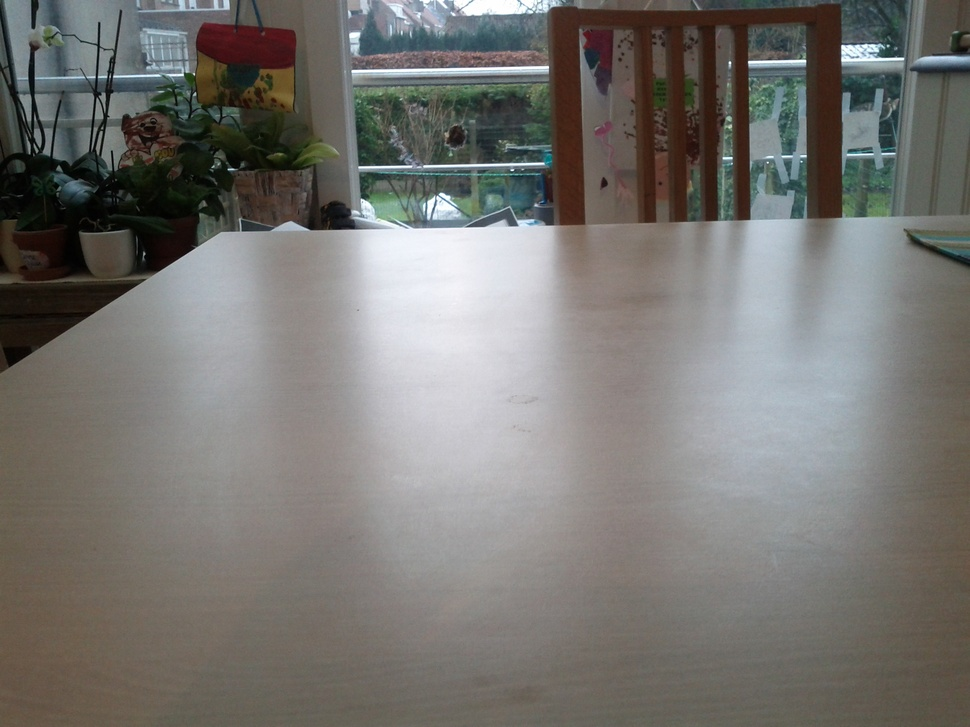
//> input picture books/Learning_OpenCV/Chapter05/exercises/coffee_cup1.jpg, 970 x 727 px, shrunk from 2560 x 1920 before the run
$ ./exercise5-12 coffee_cup1.jpg   (built with g++ and OpenCV 4)
//> lines starting //> are read from the running program, lines starting //| are printed output that depends on the picture; after the words box and inside, x2 and y2 are one past the last pixel; in counts of white or black regions, pixels touching at a corner belong together
/**
 * Exercise 5-12:
 */

#include "cv.h"
#include "highgui.h"

const int threshold_type[5] = {
    CV_THRESH_BINARY,
    CV_THRESH_BINARY_INV,
    CV_THRESH_TRUNC,
    CV_THRESH_TOZERO_INV,
    CV_THRESH_TOZERO
};

const char* threshold_type_names[5] = {
    "Threshold Binary",
    "Threshold Binary, Inverted",
    "Truncate",
    "Threshold to Zero, Inverted",
    "Threshold to Zero",
};

void show_image(IplImage* img, const char* title)
{
    cvNamedWindow(title);
    cvShowImage(title, img);
    cvWaitKey(0);
    cvReleaseImage( &img );
    cvDestroyWindow(title);
}

void do_threshold(IplImage* src)
{
    for (int i = 0; i < 5; ++i) {

        IplImage* dst = cvCreateImage( cvGetSize(src), src->depth, src->nChannels );

        cvThreshold(
            src,
            dst,
            128,
            255,
            threshold_type[i]
        );

        char title[50];
        sprintf(title, "Normal threshold, %s", threshold_type_names[i]);
        show_image(dst, title);

    }
}

void do_adaptive_threshold(IplImage* src, double param1)
{
    for (int i = 0; i < 2; ++i) {

        IplImage* dst = cvCreateImage( cvGetSize(src), src->depth, src->nChannels );

        cvAdaptiveThreshold(
            src,
            dst,
            255,                        // max_val
            CV_ADAPTIVE_THRESH_MEAN_C,  // adaptive method
            threshold_type[i],          // threshold type
            3,                          // block size
            param1                      // a certain constant
        );

        char title[50];
        sprintf(title, "Adaptive threshold, %s, %f", threshold_type_names[i], param1);
        show_image(dst, title);

    }
}


int main( int argc, char** argv ) {

    // The cvThreshold() function handles only 8-bit or floating-point
    // grayscale source images. The destination image must either match the source
    // image or be an 8-bit image.
    IplImage* src = cvLoadImage( argv[1], CV_LOAD_IMAGE_GRAYSCALE );
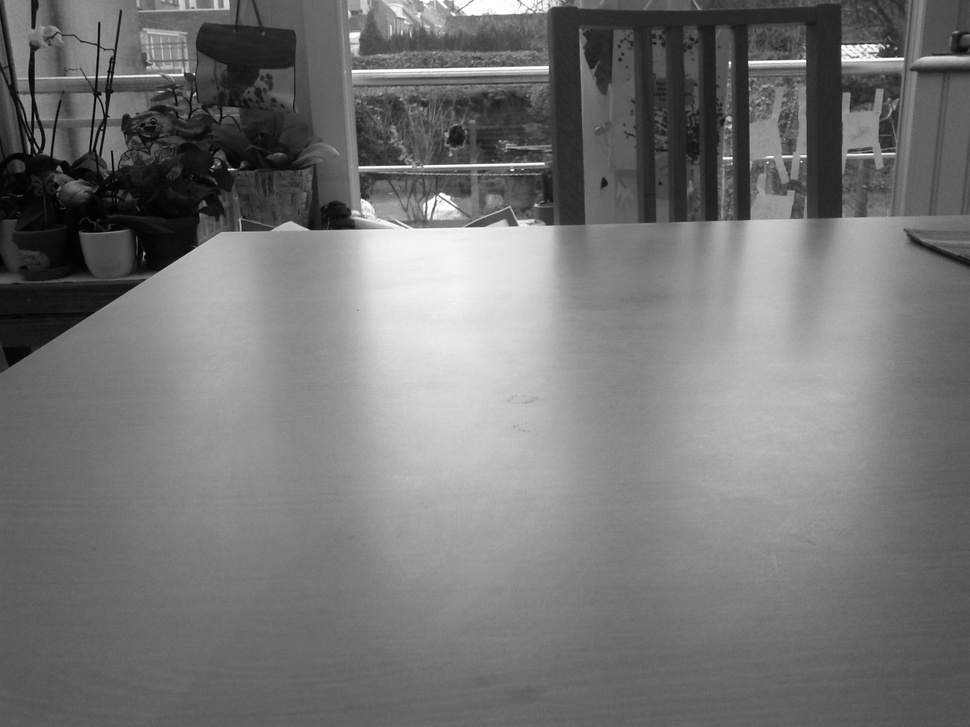
//> src: 727 rows x 970 cols, CV_8UC1; min 0, max 255, mean 116.9
    cvNamedWindow("Original image");
    cvShowImage("Original image", src);

    do_threshold(src);
//> the loop in do_threshold, `for (int i = 0; i < 5; ++i)` made 5 passes
//> pass 1, in do_threshold, `cvThreshold( src, dst, 128, 255, threshold_type[i] );`:
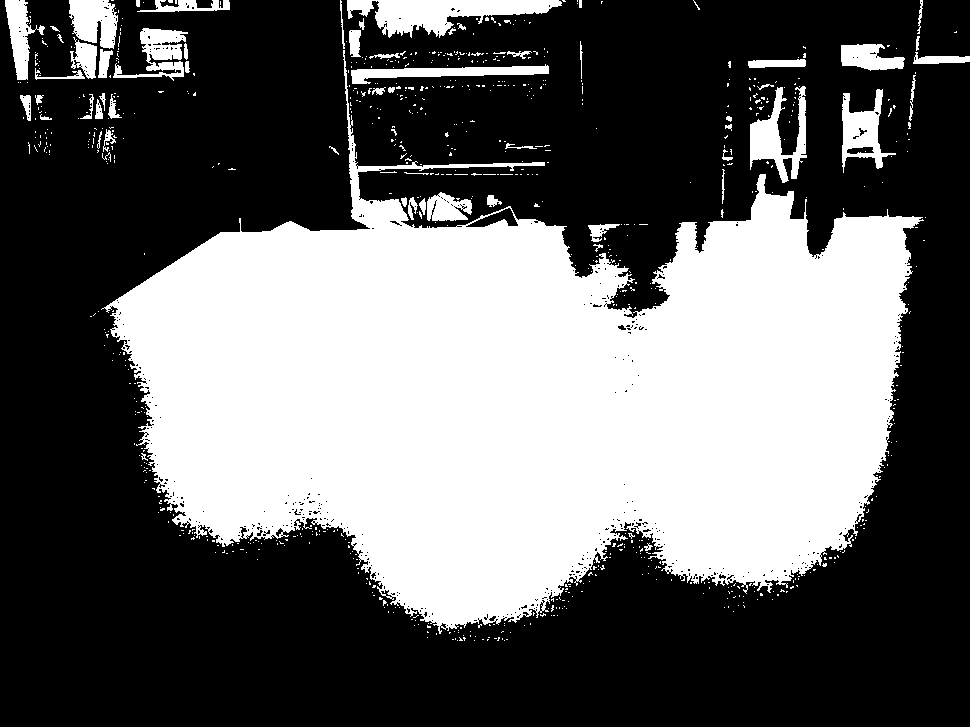
//> dst: 727 rows x 970 cols, CV_8UC1; 39% white; 807 white regions (745 under 20 px), largest, box (x1, y1, x2, y2) and area: (101, 50, 924, 634) 250049, (347, 0, 562, 38) 4222, (750, 86, 807, 183) 2359
//> pass 3, in do_threshold, `cvThreshold( src, dst, 128, 255, threshold_type[i] );`:
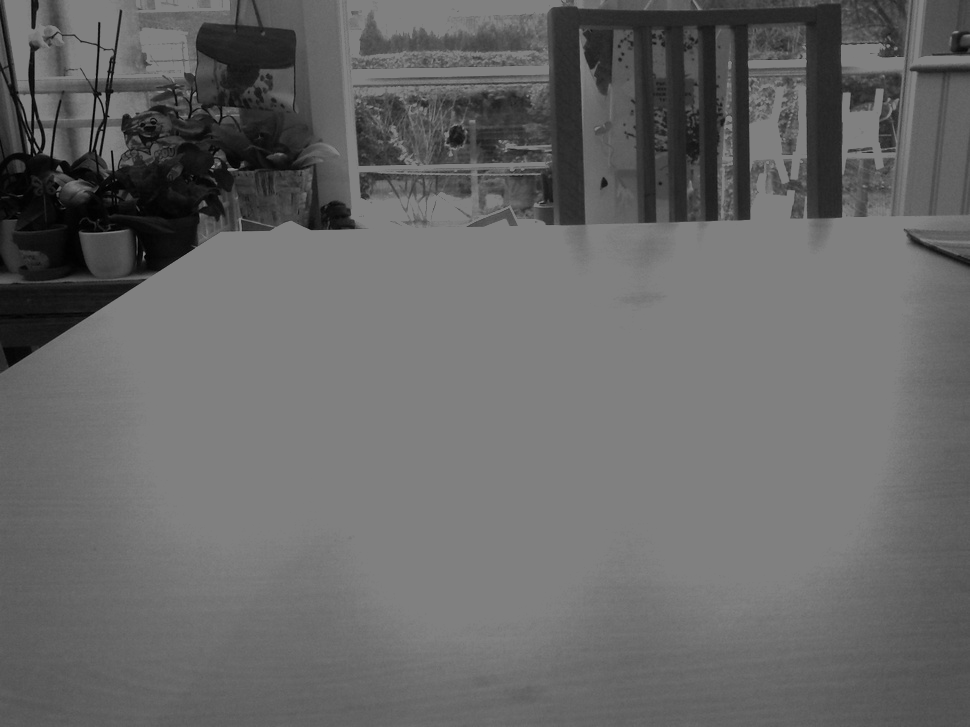
//> dst: 727 rows x 970 cols, CV_8UC1; min 0, max 128, mean 103
    do_adaptive_threshold(src,  5);
//> the loop in do_adaptive_threshold, `for (int i = 0; i < 2; ++i)` made 2 passes
//> pass 1, in do_adaptive_threshold, `cvAdaptiveThreshold( src, dst, 255, CV_ADAPTIVE_THRESH_MEAN_C, thresho..`:
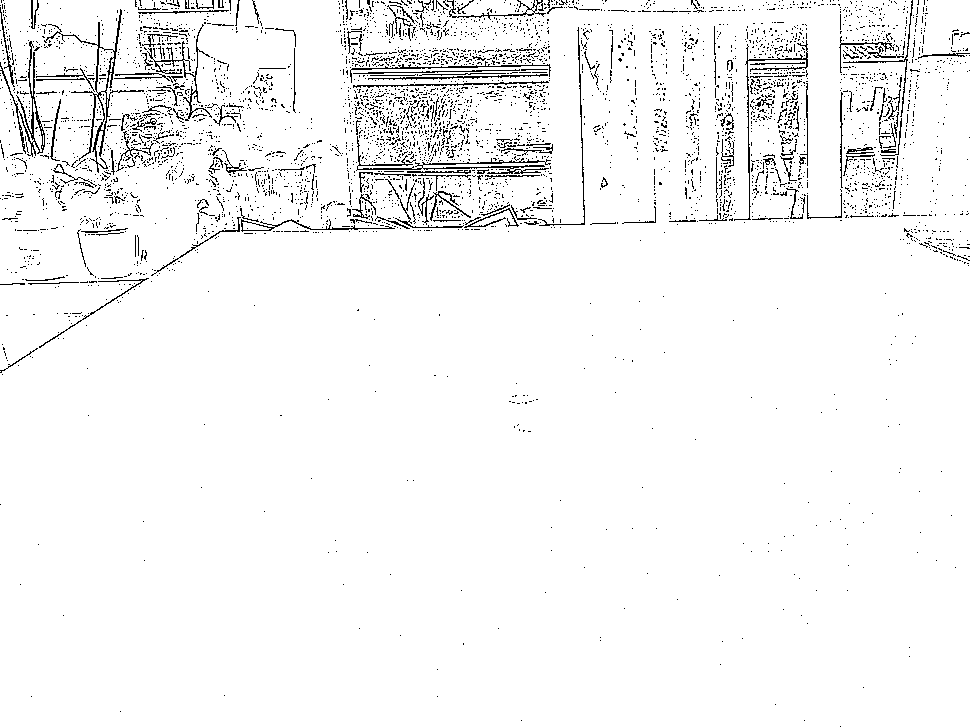
//> dst: 727 rows x 970 cols, CV_8UC1; 96% white; black in thin lines or dots
    do_adaptive_threshold(src,  0);
//> the loop in do_adaptive_threshold (call 2), `for (int i = 0; i < 2; ++i)` made 2 passes
//> pass 1, in do_adaptive_threshold (call 2), `cvAdaptiveThreshold( src, dst, 255, CV_ADAPTIVE_THRESH_MEAN_C, thresho..`:
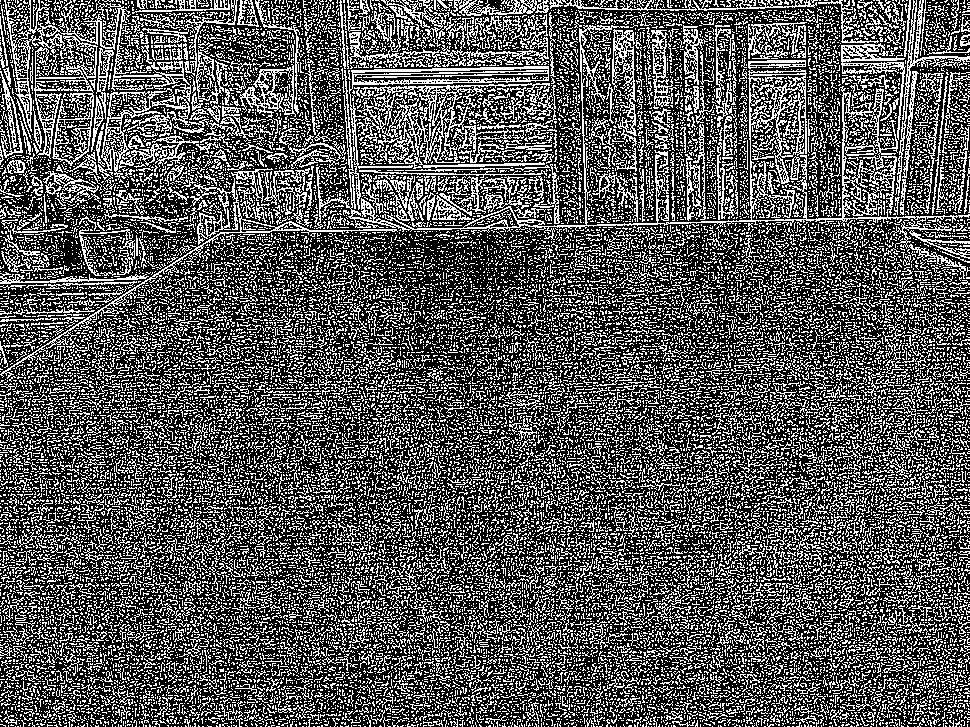
//> dst: 727 rows x 970 cols, CV_8UC1; 33.6% white in thin lines or dots
    do_adaptive_threshold(src, -5);
//> the loop in do_adaptive_threshold (call 3), `for (int i = 0; i < 2; ++i)` made 2 passes
//> pass 1, in do_adaptive_threshold (call 3), `cvAdaptiveThreshold( src, dst, 255, CV_ADAPTIVE_THRESH_MEAN_C, thresho..`:
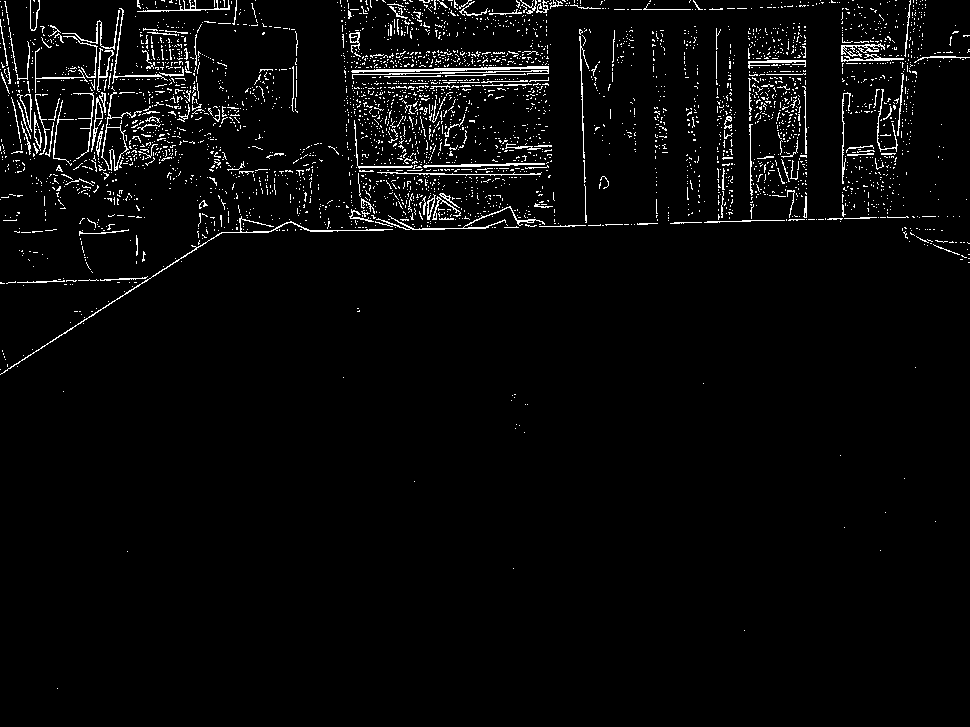
//> dst: 727 rows x 970 cols, CV_8UC1; 3.2% white in thin lines or dots

    cvReleaseImage( &src );
    cvDestroyWindow("Original image");

    return 0;

}

$ run again, on books/Learning_OpenCV/Chapter05/exercises/exercise5-04a.jpg
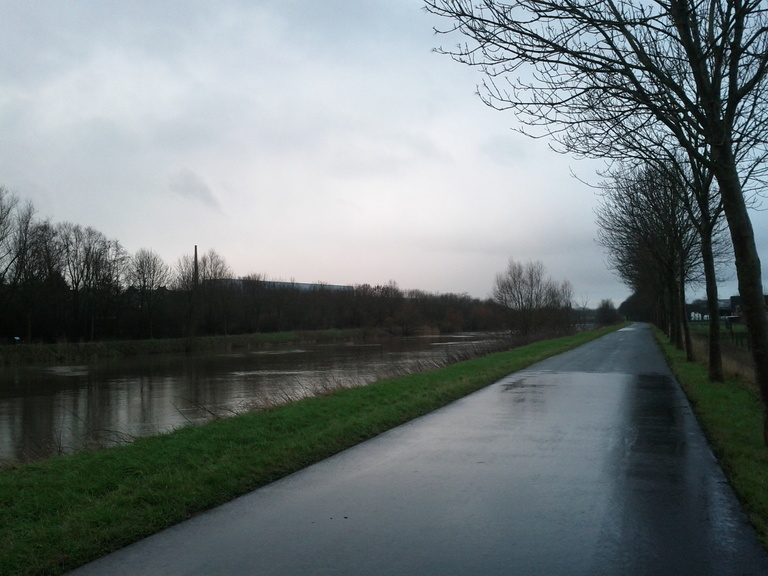
//> input picture books/Learning_OpenCV/Chapter05/exercises/exercise5-04a.jpg, 768 x 576 px
//> the loop in do_threshold, `for (int i = 0; i < 5; ++i)` made 5 passes
//> pass 1, in do_threshold, `cvThreshold( src, dst, 128, 255, threshold_type[i] );`:
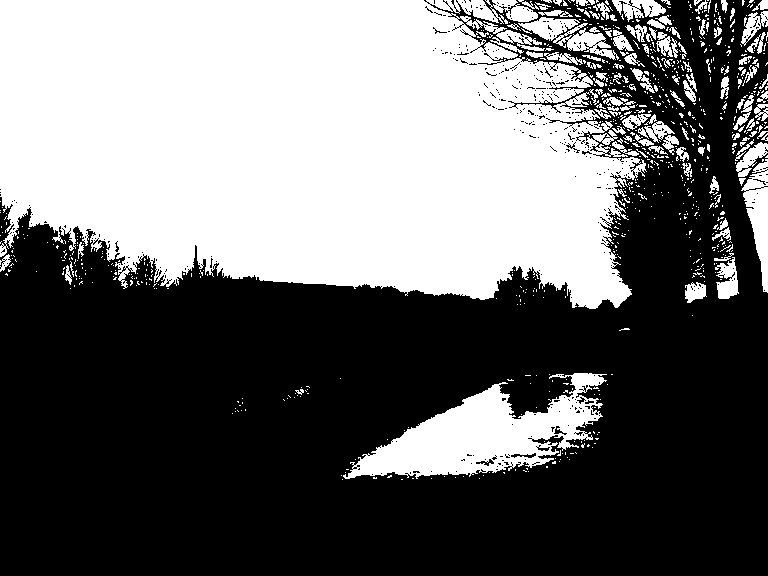
//> dst: 576 rows x 768 cols, CV_8UC1; 42.4% white; 837 white regions (720 under 20 px), largest, box (x1, y1, x2, y2) and area: (0, 0, 647, 309) 159404, (343, 373, 607, 479) 12505, (741, 159, 768, 293) 1786
//> the loop in do_adaptive_threshold (call 3), `for (int i = 0; i < 2; ++i)` made 2 passes
//> pass 1, in do_adaptive_threshold (call 3), `cvAdaptiveThreshold( src, dst, 255, CV_ADAPTIVE_THRESH_MEAN_C, thresho..`:
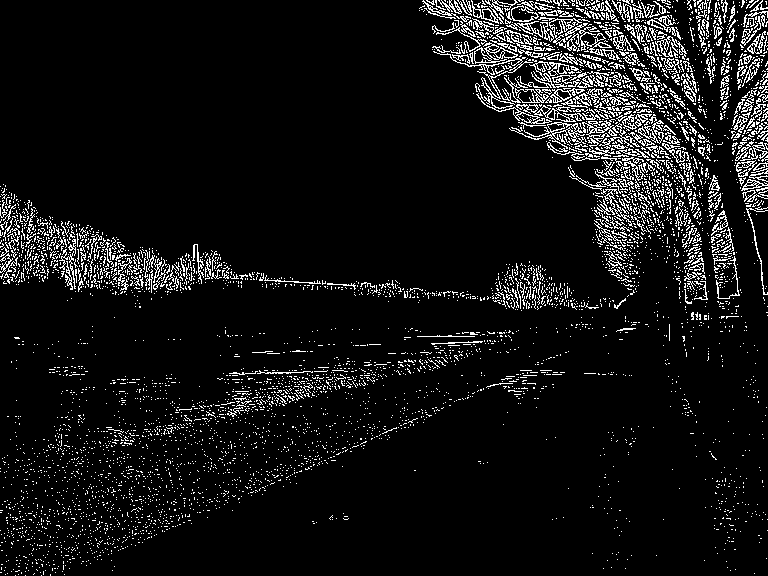
//> dst: 576 rows x 768 cols, CV_8UC1; 7.6% white in thin lines or dots
